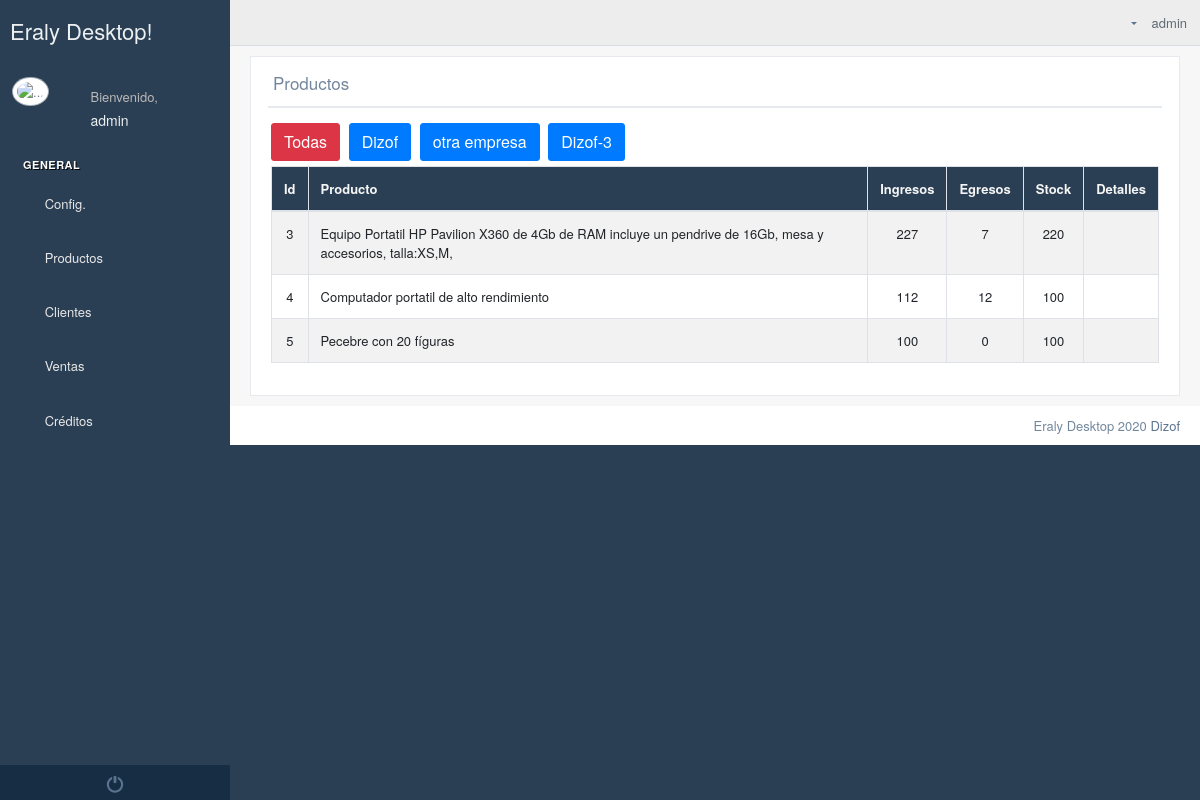
Before: /kardex/ (signed in) with the older database file.
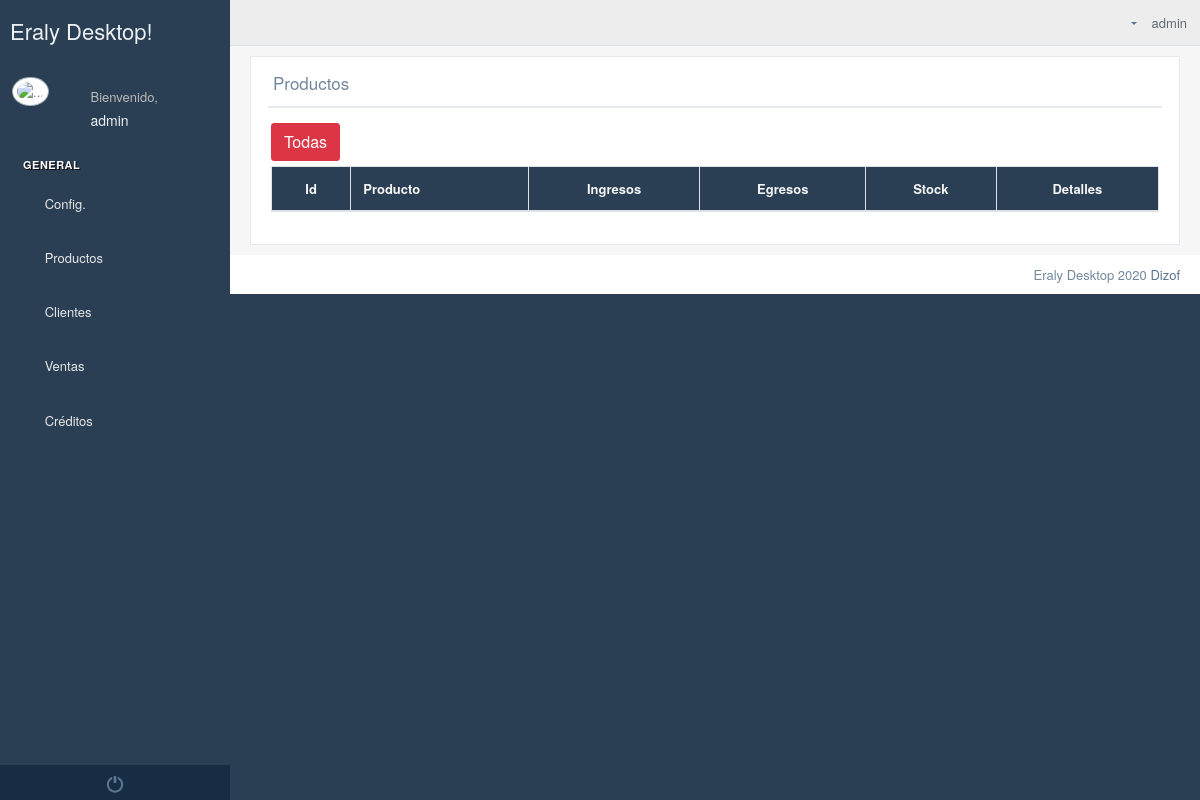
After: the same page with the newer database file.
### Empresa/models.py (models this page shows, shortened)
class Establecimiento(models.Model):
    logo=models.ImageField(upload_to="logos/establecimientos",null=True,blank=True)
    banner=models.ImageField(upload_to="banner/establecimientos",null=True,blank=True)
    pie_pagina=models.ImageField(upload_to="pie/establecimientos",null=True,blank=True)
    cabecera_tienda=models.ImageField(upload_to="logos/tienda",null=True,blank=True)
    color_encabezado_documentos=models.CharField(max_length=40, default="#ffffff")
    usuario=models.ForeignKey(User,on_delete=models.CASCADE)
    ruc=models.CharField(max_length=13)
    nombreComercial=models.CharField(max_length=60)
    representateLegal=models.CharField(max_length=60)
    slug = models.SlugField(max_length=255, unique=True, blank=True)
    descripcion = RichTextUploadingField(null=True, blank=True)
    ubicacion_gps = models.CharField(max_length=300,null=True,blank=True)
    correo_electronico=models.EmailField(max_length=600,null=True,blank=True)
    web=models.CharField(max_length=400,null=True,blank=True)
    facebook=models.CharField(max_length=400,null=True,blank=True)
    instagram=models.CharField(max_length=400, null=True, blank=True)
    youtube = models.CharField(max_length=400,null=True,blank=True)

### Producto/models.py (models this page shows, shortened)
class Productos(models.Model):
    tipo=models.CharField(max_length=2, default="P")
    imagen=models.ImageField(upload_to="productos",null=True,blank=True, help_text="imagen de 100px x 100px")
    codigo=models.CharField(max_length=300, null=True,blank=True, help_text="Solo si tiene codigo interno o codigo de barras")
    establecimiento = models.ForeignKey(Establecimiento, on_delete=models.CASCADE, null=True, blank=True)
    subcategoria=models.ForeignKey(Subcategorias, on_delete=models.CASCADE)
    marca=models.ForeignKey(Marca,on_delete=models.CASCADE,null=True,blank=True)
    nombre=models.CharField(max_length=100)
    talla=models.CharField(max_length=50,null=True,blank=True)
    dimension=models.CharField(max_length=200,null=True,blank=True)
    detallesTecnicos = RichTextUploadingField(null=True,blank=True,help_text="Es opcional")
    descripcion = RichTextUploadingField()
    estado=models.BooleanField(default=True)
    hash = models.CharField(max_length=256,null=True,blank=True)
    def __str__(self):
        if self.talla:
            return '%s, talla:%s' % (self.nombre, self.talla)
        else:
            return '%s'%(self.nombre)
    class Meta:
        verbose_name_plural = "3. Producto "

### Producto/views.py (the view)
# urls.py: path("kardex/", kardex),
def kardex(request):
    kax=Productos.objects.filter(establecimiento__usuario=request.user)
    if request.GET.get("establecimiento"):
        kax = Productos.objects.filter(establecimiento_id=request.GET.get("establecimiento"))
    contexto={
        'kardex':kax,
        'establecimientos':Establecimiento.objects.filter(usuario=request.user),
    }
    return render(request, "producto/kardex.html",contexto)

### Producto/templatetags/productosTags.py (called while the page is built)
@register.simple_tag
def stock(id):
    try:
        kardex=Kardex.objects.filter(producto_id=id)
        ingresos=kardex.filter(tipo="I").aggregate(Sum('cantidad'))['cantidad__sum']
        egresos=kardex.filter(tipo="E").aggregate(Sum('cantidad'))['cantidad__sum']
        if ingresos==None:
            ingresos=0
        if egresos==None:
            egresos=0
        return ingresos-egresos
    except:
        pass

@register.simple_tag
def ingresos(id):
    kardex=Kardex.objects.filter(producto_id=id)
    ingresos=kardex.filter(tipo="I").aggregate(Sum('cantidad'))['cantidad__sum']
    if ingresos==None:
        ingresos=0
    return ingresos

@register.simple_tag
def egresos(id):
    kardex=Kardex.objects.filter(producto_id=id)
    egresos=kardex.filter(tipo="E").aggregate(Sum('cantidad'))['cantidad__sum']
    if egresos==None:
        egresos=0
    return egresos

### templates/producto/kardex.html (shortened to what this page needs)
{% extends 'Home/index2.html' %}
{% block contenido_index %}
    {% load static %}
{% load productosTags %}
    <div class="">
        <div class="row">
            <div class="col-md-12 col-sm-12 ">
                <div class="x_panel">
                    <div class="x_title">
                        <h2>Productos <small>de los establecimientos</small></h2>
                        <div class="clearfix"></div>
                    </div>
                    <div class="x_content">
                        <div class="row">
                            <div class="col-sm-12">
                                <a class="btn btn-danger" href="/kardex/">Todas</a>
                                {% for establecimiento in establecimientos %}
                                <a class="btn btn-primary" href="/kardex/?establecimiento={{ establecimiento.id }}">{{ establecimiento.nombreComercial }}</a>
                                {% endfor %}
                                <div class="card-box table-responsive">
                                    <table id="kardex" class="table table-striped table-bordered" style="width:100%">
                                        <thead style="background-color: #2A3F54; color: whitesmoke">
                                        <tr>
                                            <th style="text-align: center">Id</th>
                                            <th>Producto</th>
                                            <th style="text-align: center">Ingresos</th>
                                            <th style="text-align: center">Egresos</th>
                                            <th style="text-align: center">Stock</th>
                                            <th style="text-align: center">Detalles</th>
                                        </tr>
                                        </thead>
                                        <tbody>
                                        {% for kard in kardex %}
                                        <tr>
                                            <td style="text-align: center">{{ kard.id }}</td>
                                            <td > {{ kard }}</td>
                                            <td style="text-align: center">
                                                {% if kard.tipo == "P" %}
                                                    {% ingresos kard.id %}
                                                {% else %}
                                                    <i>No Aplica</i>
                                                {% endif %}
                                            </td>
                                            <td style="text-align: center">
                                                {% if kard.tipo == "P" %}
                                                    {% egresos kard.id %}
                                                {% else %}
                                                    <i>No Aplica</i>
                                                {% endif %}
                                            </td>
                                            <td style="text-align: center">
                                                {% if kard.tipo == "P" %}
                                                    {% stock kard.id %}
                                                {% else %}
                                                    <i>No Aplica</i>
                                                {% endif %}
                                            </td>
                                            <td style="text-align: center"><a href="/kardex/products/{{ kard.id }}/"><i class="fa fa-area-chart text-primary"></i></a></td>
                                        </tr>
                                        {% endfor %}
                                        </tbody>
                                    </table>
                                </div>
                            </div>
                        </div>
                    </div>
                </div>
            </div>
        </div>
    </div>
{% endblock %}

Changed rows visible on the page:
removed Establecimiento: nombreComercial "Dizof"
removed Establecimiento: nombreComercial "otra empresa"
removed Establecimiento: nombreComercial "Dizof-3"
removed Productos: id "3", talla+nombre "Equipo Portatil HP Pavilion X360 de 4Gb de RAM incluye un pendrive de 16Gb, mesa y accesorios, talla:XS,M,", id "227", id "7", id "220"
removed Productos: id "4", talla+nombre "Computador portatil de alto rendimiento", id "112", id "12", id "100"
removed Productos: id "5", talla+nombre "Pecebre con 20 fíguras", id "100", id "0"
